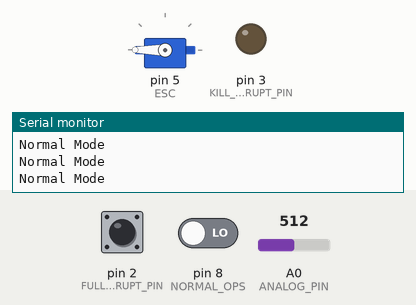
Simulated run of this sketch. Board: Arduino Uno, built with avr-gcc and run on an emulated ATmega328P. Shown: servo, output pins drawn as LEDs (lit = HIGH), the last lines printed to the serial monitor. Inputs (shaded band) come from the test bench; at power-on: A0 (ANALOG_PIN) = 512, pin 2 (FULL_SPEED_INTERRUPT_PIN) LOW, pin 8 (NORMAL_OPS) LOW.

Above: at 1.2 s.
1.3 s: A0 (ANALOG_PIN) set to 0
At 2.1 s:
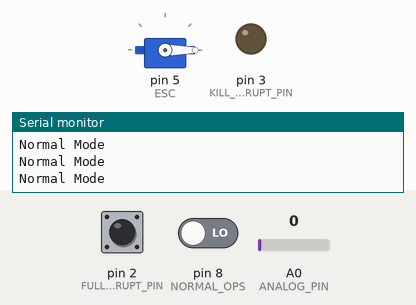
2.8 s: pin 2 (FULL_SPEED_INTERRUPT_PIN) pulled HIGH for 0.15 s
At 3.5 s:
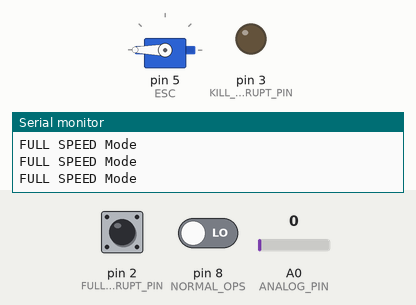
4.7 s: pin 8 (NORMAL_OPS) driven HIGH
At 7.54 s:
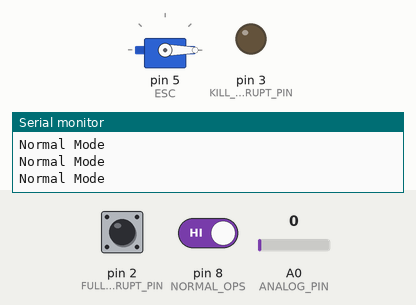
7.7 s: pin 2 (FULL_SPEED_INTERRUPT_PIN) pulled HIGH for 1 s
At 8.2 s:
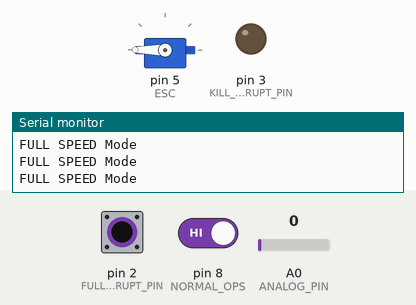
11.7 s: pin 2 (FULL_SPEED_INTERRUPT_PIN) pulled HIGH for 3.2 s
At 12.5 s:
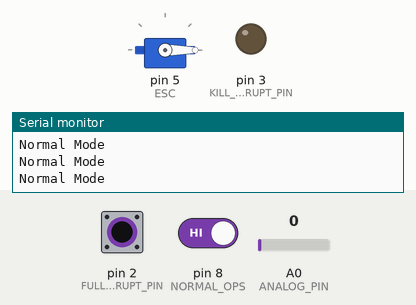
17.9 s: A0 (ANALOG_PIN) set to 122
At 19.2 s:
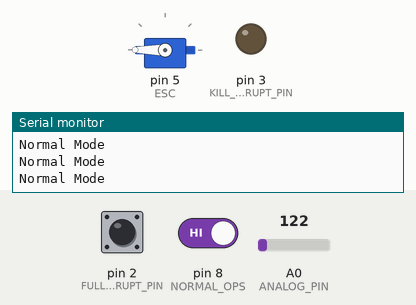
Timing chart, 0 to 20.9 s (numbered marks = the images above; inputs shaded):
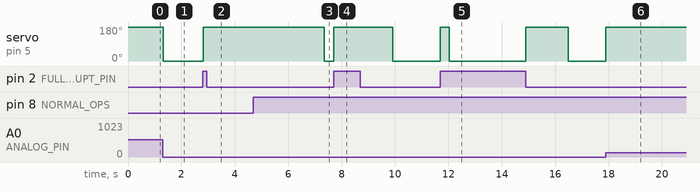

Measured:
- after the input at 1.3 s, servo on pin 5 (ESC): 180° → 0° at once
- after the input at 2.8 s, servo on pin 5 (ESC): 0° → 180° at once
- after the input at 4.7 s, servo on pin 5 (ESC): 180° → 0° after 2.7 s
- after the input at 7.7 s, servo on pin 5 (ESC): 0° → 180° at once, → 0° 2.2 s later
- after the input at 11.7 s, servo on pin 5 (ESC): 0° → 180° at once, → 0° 0.34 s later, → 180° 2.9 s later, → 0° 1.6 s later
- after the input at 17.9 s, servo on pin 5 (ESC): 0° → 180° at once

The sketch:

COOLING_SYSTEM.ino
```cpp
#include<Servo.h>
/*========================== all definations below =============================*/
#define isDEBUG_MODES 1

#ifdef printDebugLog
#define isDEBUG 1
#define DEBUG_NORMAL_MODE 1
#endif

#define MIN_THROTTLE 1000
#define MAX_THROTTLE 2000
#define BAUD_RATE 9600 /* Base Baud Rate set to 9600 */
#define DIGITAL_CONTROL_PIN 4 /* Not Decided yet */
#define ESC_CONTROL_PIN 5 /* for ESC Control */
#define FULL_SPEED_INTERRUPT_PIN 2 /* btn 1 */
#define KILL_OPS_INTERRUPT_PIN 3 /* btn 2 */
#define NORMAL_OPS 8 /* btn 3 */
#define ANALOG_PIN A0 /* for analog Mapping */
#define FULL_SPEED_TIME 8000 /* fill later */
/*================================= all definations above ===================*/
/*
*   variables are below
*   measure_voltage : from voltage divider.
*   measured_temperature: corelation between resistance, the voltage and temperature.
*
*/
Servo ESC;
int measuredVoltage, measureTemprature,voltageMap,normalRequestCounter=0;
unsigned int fullSpeedOpCounter =0, measureESC,percentageMap, throttle;//finish later
bool fullSpeedFlag = false, killOpFlag = false, normalOpFlag = false;
/*
* Name : setFullSpeedOp()
* desc : function is used to set the fullSpeedOpFlag as true and rest all flags as false
*/
void setFullSpeedOp(){
  killOpFlag = false;
  normalOpFlag = false;
  fullSpeedFlag = true;
#ifdef isDEBUG
  Serial.println("FULL");
#endif
}
/*
* Name : setNormalOp()
* desc : function is used to set the normalOpFlag as true and rest all flags as false
*/
void setNormalOp(){
  killOpFlag = false;
  normalOpFlag = true;
  fullSpeedFlag = false;

  fullSpeedOpCounter = 0;

#ifdef isDEBUG
  Serial.println("NORMAL");
#endif
}
/*
* Name :: killAllOp()
* desc  : function is used for stopping all the operations till the normalOp flag is triggered, this function sets on the killOpFlag and clears the other two flags
*/
void killAllOp(){
  killOpFlag = true;
  normalOpFlag = false;
  fullSpeedFlag = false;

  fullSpeedOpCounter = 0;
#ifdef isDEBUG
  Serial.println("KILL");
#endif
}
/*
*   Name :: checkFlags() : look for triggers of the three buttons
*   desc :: we look for any of the three buttons that are pressed to look for triggers
*   working :: btn1 will trigger fullSpeedFlag, btn2 will trigger killOpFlag, btn3 will trigger normalOpFlag. where normalOpFlag is naturally true at setup
*/
void checkFlag(){
  if (digitalRead(NORMAL_OPS) == 1){
    /* Set normalOp flag as true*/
    if((normalRequestCounter >=150) && (!(fullSpeedFlag) || !(killOpFlag))){
      setNormalOp();
      normalRequestCounter = 0;
    }
    else{
      normalRequestCounter++;

    }
  }
}

/*
*   Name :: measureVoltage(): read analog signal from Analog Pin
*   Desc :: Function measures the voltage level and maps it on the 5V ADC, this is later modded to 600 considering the tropical climate in mind.
*   working :: at 7 to 15 range of mapping as a sample range and the throttle percentage will be mapped against it.
*/
void measureVoltage(){
  voltageMap = ((int)analogRead(ANALOG_PIN))%600;
#ifdef DEBUG_NORMAL_MODE
  Serial.print("VoltageMap :");
  Serial.println(voltageMap);
#endif
}

/*
*   Name : mapThrottle()
*   Desc : function is used to map the voltageMap value to the throttle percentage, this value is with the base of 100
*/
void throttleMap(){
  percentageMap = map(voltageMap,5,15,0,100);

#ifdef DEBUG_NORMAL_MODE
  Serial.print("PercentageMap: ");
  Serial.println(percentageMap);
#endif
}
/*
* Name: runESC()
* desc: runs ESC based on the flags set.
*/
void runESC(){
  if(normalOpFlag){
    throttle = map(percentageMap,0,100,0,180);
    ESC.write(throttle);

#ifdef isDEBUG_MODES
  Serial.println("Normal Mode");
  // Serial.print("Throttle: ");
  // Serial.println(throttle);
#endif

  }
  else if(killOpFlag){
    throttle = 0;
    ESC.write(throttle);
#ifdef isDEBUG_MODES
  Serial.println("KILL Mode");
#endif
  }
  else if(fullSpeedFlag){
    if(fullSpeedOpCounter<=FULL_SPEED_TIME){
      fullSpeedOpCounter++;
      ESC.write(180);
    }
    else{
      fullSpeedOpCounter = 0;
    }
#ifdef isDEBUG_MODES
  Serial.println("FULL SPEED Mode");
#endif
  }
  else{
    /* Do Nothing */
  }
}
void setup() {
  // put your setup code here, to run once:
  Serial.begin(BAUD_RATE);
  ESC.attach(5,MIN_THROTTLE, MAX_THROTTLE);
  /* Normal lPins are defined below */
  pinMode(ANALOG_PIN,INPUT);
  pinMode(DIGITAL_CONTROL_PIN,INPUT);
  pinMode(FULL_SPEED_INTERRUPT_PIN,INPUT);

  pinMode(NORMAL_OPS,INPUT);
  pinMode(KILL_OPS_INTERRUPT_PIN,OUTPUT);

  /* Interrupts are defined below  */
  attachInterrupt(digitalPinToInterrupt(FULL_SPEED_INTERRUPT_PIN),setFullSpeedOp,HIGH);
  attachInterrupt(digitalPinToInterrupt(KILL_OPS_INTERRUPT_PIN),killAllOp,HIGH);
  // normalOpFlag = true;
  setNormalOp();
}

void loop() {
  // put your main code here, to run repeatedly:
  checkFlag();
  measureVoltage();
  throttleMap();
  runESC();

}
```
